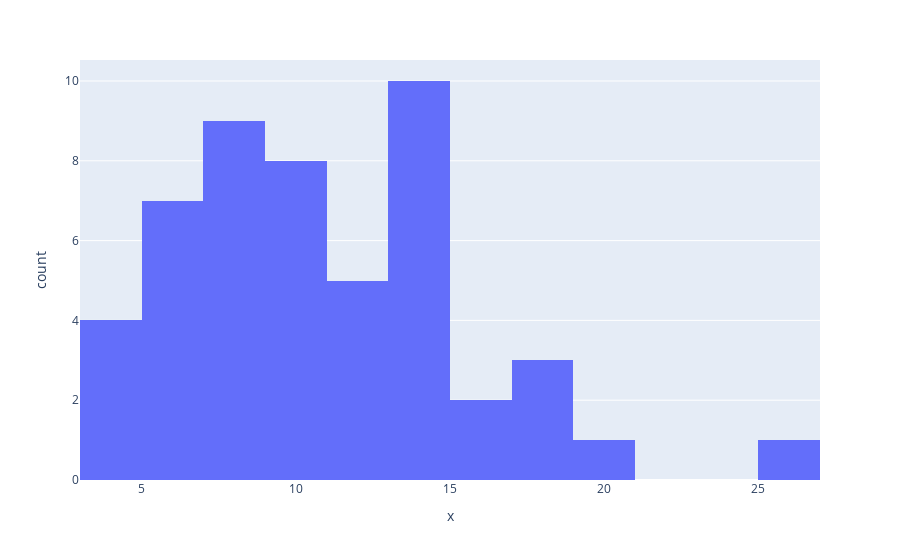

Notebook code cell kept with this figure:
### Markdown cell above
## Histogram

### Code cell
fig = px.histogram(x=prices_2021)
fig.show()

### Figure 1 — Plotly figure (JSON) as saved in the notebook; plotly's stock layout.template omitted (floating-point values rounded to 4 significant figures)
{"data": [{"alignmentgroup": "True", "bingroup": "x", "hovertemplate": "x=%{x}<br>count=%{y}<extra></extra>", "legendgroup": "", "marker": {"color": "#636efa", "pattern": {"shape": ""}}, "name": "", "offsetgroup": "", "orientation": "v", "showlegend": false, "x": [7.48, 12.52, 17.78, 11.98, 7.49, 5.36, 6.99, 13.58, 14.34, 8.99, 6.62, 12.01, 18, 15.98, 10.62, 6, 10.58, 6.99, 4.31, 4.14, 10.26, 4.07, 14.4, 8.48, 8.49, 14.16, 26, 15.49, 4.79, 9.59, 11.6, 7.57, 13.99, 11.4, 10.35, 7.74, 13.79, 9.58, 13.09, 13.29, 19.42, 9.42, 10.34, 17.99, 14.8, 5.06, 8.55, 8.37, 14.89, 5.98], "xaxis": "x", "yaxis": "y", "type": "histogram"}], "layout": {"xaxis": {"anchor": "y", "domain": [0, 1], "title": {"text": "x"}}, "yaxis": {"anchor": "x", "domain": [0, 1], "title": {"text": "count"}}, "legend": {"tracegroupgap": 0}, "margin": {"t": 60}, "barmode": "relative"}}
